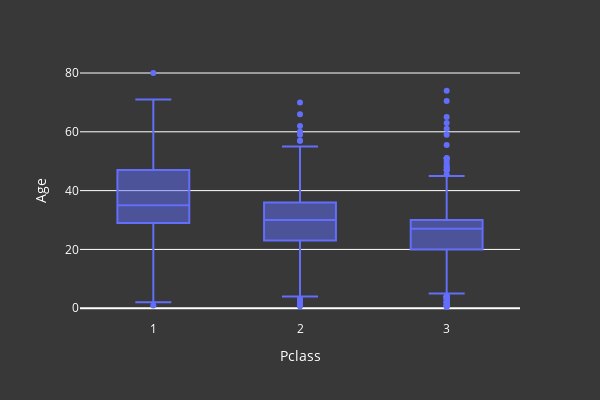

Notebook code for this chart:
### Code cell
fig = px.box(processed_df, y='Age', x='Pclass', width=600, height=400) # Percentiles visualization!
fig.update_layout(**layout_options)
fig.show()

### Figure 1 — Plotly figure (JSON) as saved in the notebook; plotly's stock layout.template omitted (floating-point values rounded to 4 significant figures; data arrays with more than 128 entries replaced by an {"elided": "..."} marker saying what was removed)
{"data": [{"alignmentgroup": "True", "hovertemplate": "Pclass=%{x}<br>Age=%{y}<extra></extra>", "legendgroup": "", "marker": {"color": "#636efa"}, "name": "", "notched": false, "offsetgroup": "", "orientation": "v", "showlegend": false, "type": "box", "x": {"elided": "889 int values"}, "x0": " ", "xaxis": "x", "y": {"elided": "889 float values"}, "y0": " ", "yaxis": "y"}], "layout": {"boxmode": "group", "height": 400, "legend": {"font": {"color": "white"}, "tracegroupgap": 0}, "margin": {"t": 60}, "paper_bgcolor": "#383838", "plot_bgcolor": "#383838", "title": {"font": {"color": "white"}}, "width": 600, "xaxis": {"anchor": "y", "color": "white", "domain": [0, 1], "title": {"text": "Pclass"}}, "yaxis": {"anchor": "x", "color": "white", "domain": [0, 1], "title": {"text": "Age"}}}}
